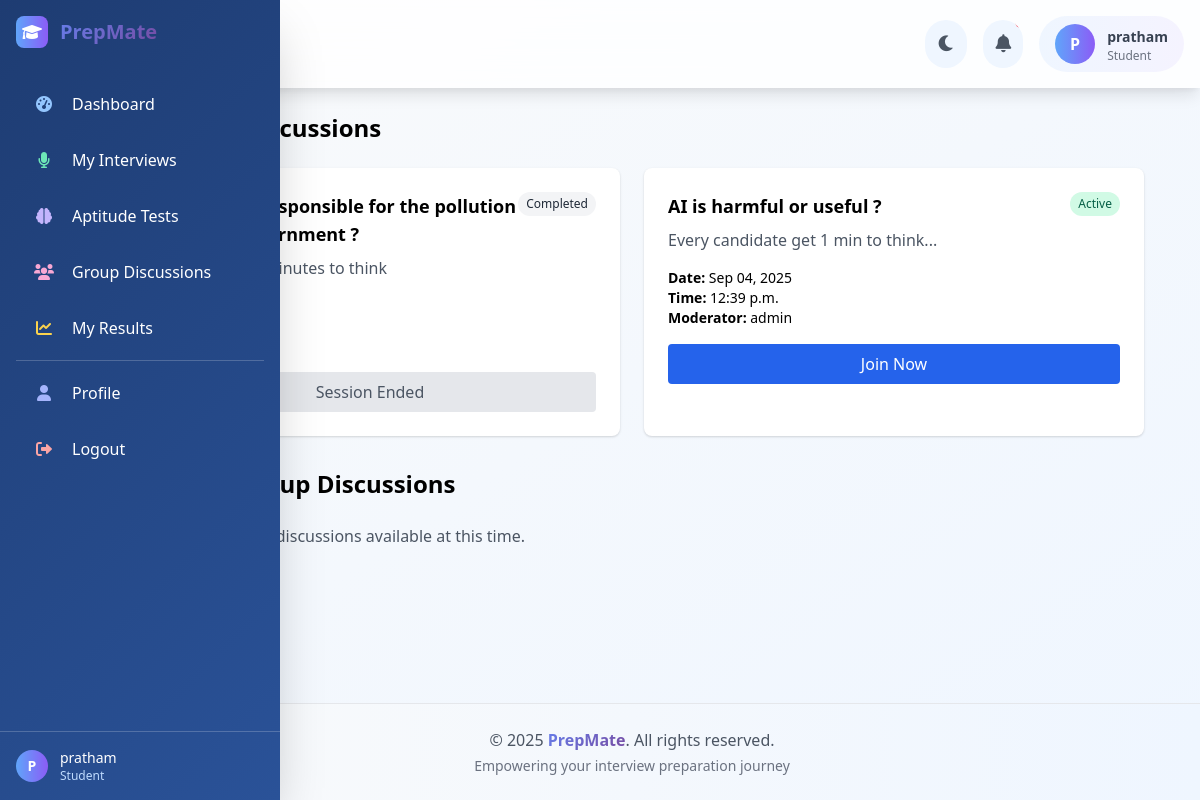
Screenshot of /gd/list/ (signed in) with the database file from the repository.
### accounts/models.py (models this page shows, shortened)
class User(AbstractUser):
    ROLE_CHOICES = (
        ('student', 'Student'),
        ('assessor', 'Assessor'),
    )
    role = models.CharField(max_length=10, choices=ROLE_CHOICES)
    bio = models.TextField(max_length=500, blank=True)
    profile_picture = models.ImageField(upload_to='profile_pics/', null=True, blank=True)
    def is_student(self):
        return self.role == 'student'

### groupdiscussion/models.py (models this page shows, shortened)
class GDSession(models.Model):
    STATUS_CHOICES = (
        ('scheduled', 'Scheduled'),
        ('active', 'Active'),
        ('completed', 'Completed'),
        ('cancelled', 'Cancelled')
    )
    topic = models.ForeignKey(GDTopic, on_delete=models.CASCADE)
    assessor = models.ForeignKey(User, on_delete=models.CASCADE, related_name='gd_sessions_created')
    date = models.DateField()
    time = models.TimeField()
    status = models.CharField(max_length=20, choices=STATUS_CHOICES, default='scheduled')
    room_id = models.CharField(max_length=50, unique=True)
    created_at = models.DateTimeField(auto_now_add=True)

class GDTopic(models.Model):
    topic_text = models.CharField(max_length=200)
    description = models.TextField(blank=True)
    created_by = models.ForeignKey(User, on_delete=models.CASCADE)
    created_at = models.DateTimeField(auto_now_add=True)

### groupdiscussion/views.py (the view)
# urls.py: path('list/', views.gd_list, name='list'),
@login_required
def gd_list(request):
    if not request.user.is_student:
        return redirect('dashboard:home')
    active_sessions = GDSession.objects.filter(
        status__in=['scheduled', 'active'],
        date__gte=timezone.now().date()
    )
    my_sessions = GDSession.objects.filter(
        participants__student=request.user
    ).distinct()
    context = {
        'active_sessions': active_sessions,
        'my_sessions': my_sessions
    }
    return render(request, 'groupdiscussion/gd_list.html', context)

### templates/groupdiscussion/gd_list.html (shortened to what this page needs)
{% extends 'base.html' %}
{% load static %}
{% block content %}
<div class="container mx-auto">
    <div class="mb-8">
        <h2 class="text-2xl font-bold mb-6">My Group Discussions</h2>
        {% if my_sessions %}
            <div class="grid grid-cols-1 md:grid-cols-2 gap-6">
                {% for session in my_sessions %}
                    <div class="bg-white p-6 rounded-lg shadow">
                        <div class="flex justify-between items-start mb-2">
                            <h3 class="font-bold text-lg">{{ session.topic.topic_text }}</h3>
                            <span class="px-2 py-1 text-xs rounded-full
                                {% if session.status == 'scheduled' %}bg-blue-100 text-blue-800
                                {% elif session.status == 'active' %}bg-green-100 text-green-800
                                {% elif session.status == 'completed' %}bg-gray-100 text-gray-800
                                {% else %}bg-red-100 text-red-800{% endif %}">
                                {{ session.get_status_display }}
                            </span>
                        </div>
                        <p class="text-gray-600 mb-4">{{ session.topic.description|truncatechars:100 }}</p>
                        <div class="mb-4">
                            <p class="text-sm"><span class="font-semibold">Date:</span> {{ session.date|date:"M d, Y" }}</p>
                            <p class="text-sm"><span class="font-semibold">Time:</span> {{ session.time }}</p>
                            <p class="text-sm"><span class="font-semibold">Moderator:</span> {{ session.assessor.username }}</p>
                        </div>
                        {% if session.status == 'scheduled' or session.status == 'active' %}
                            <a href="{% url 'groupdiscussion:join' session.id %}"
                               class="block text-center bg-blue-600 text-white px-4 py-2 rounded hover:bg-blue-700">
                                {% if session.participants.student == request.user and session.participants.left_at %}
                                    Rejoin Discussion
                                {% elif session.status == 'active' %}
                                    Join Now
                                {% else %}
                                    View Details
                                {% endif %}
                            </a>
                        {% else %}
                            <div class="text-center px-4 py-2 bg-gray-200 rounded text-gray-600">
                                Session Ended
                            </div>
                        {% endif %}
                    </div>
                {% endfor %}
            </div>
        {% else %}
            <p class="text-gray-600 mb-6">You haven't joined any group discussions yet.</p>
        {% endif %}
    </div>
    <div>
        <h2 class="text-2xl font-bold mb-6">Available Group Discussions</h2>
        {% if active_sessions %}
            <div class="grid grid-cols-1 md:grid-cols-2 gap-6">
                {% for session in active_sessions %}
                    <div class="bg-white p-6 rounded-lg shadow">
                        <div class="flex justify-between items-start mb-2">
                            <h3 class="font-bold text-lg">{{ session.topic.topic_text }}</h3>
                            <span class="px-2 py-1 text-xs rounded-full
                                {% if session.status == 'scheduled' %}bg-blue-100 text-blue-800
                                {% elif session.status == 'active' %}bg-green-100 text-green-800{% endif %}">
                                {{ session.get_status_display }}
                            </span>
                        </div>
                        <p class="text-gray-600 mb-4">{{ session.topic.description|truncatechars:100 }}</p>
                        <div class="mb-4">
                            <p class="text-sm"><span class="font-semibold">Date:</span> {{ session.date|date:"M d, Y" }}</p>
                            <p class="text-sm"><span class="font-semibold">Time:</span> {{ session.time }}</p>
                            <p class="text-sm"><span class="font-semibold">Moderator:</span> {{ session.assessor.username }}</p>
                        </div>
                        <a href="{% url 'groupdiscussion:join' session.id %}"
                           class="block text-center bg-blue-600 text-white px-4 py-2 rounded hover:bg-blue-700">
                            Join Discussion
                        </a>
                    </div>
                {% endfor %}
            </div>
        {% else %}
            <p class="text-gray-600">No upcoming group discussions available at this time.</p>
        {% endif %}
    </div>
</div>
{% endblock %}

### templates/base.html (shortened to what this page needs)
{% load static %}
<!DOCTYPE html>
<html lang="en">
<head>
    <link href="https://cdn.jsdelivr.net/npm/tailwindcss@2.2.19/dist/tailwind.min.css" rel="stylesheet">
    <link href="https://cdnjs.cloudflare.com/ajax/libs/font-awesome/6.0.0/css/all.min.css" rel="stylesheet">
</head>
<body class="bg-gradient-to-br from-gray-50 to-blue-50 min-h-screen flex transition-colors duration-300">
    <div class="sidebar fixed left-0 top-0 h-full w-16 sidebar-gradient text-white z-50 shadow-2xl overflow-hidden">
        <div class="p-4">
            <div class="flex items-center mb-8">
                <div class="w-8 h-8 bg-gradient-to-r from-blue-400 to-purple-500 rounded-lg flex items-center justify-center pulse-glow">
                    <i class="fas fa-graduation-cap text-white"></i>
                </div>
            </div>
            <nav class="space-y-2">
                {% if user.is_authenticated %}
                    {% if user.is_student %}
                        <a href="{% url 'dashboard:student' %}" class="sidebar-item flex items-center p-3 rounded-xl group">
                            <i class="fas fa-tachometer-alt w-8 text-center text-blue-300"></i>
                        </a>
                        <a href="{% url 'interviews:list' %}" class="sidebar-item flex items-center p-3 rounded-xl group">
                            <i class="fas fa-microphone w-8 text-center text-green-300"></i>
                        </a>
                        <a href="{% url 'aptitude:tests' %}" class="sidebar-item flex items-center p-3 rounded-xl group">
                            <i class="fas fa-brain w-8 text-center text-purple-300"></i>
                        </a>
                        <a href="{% url 'groupdiscussion:list' %}" class="sidebar-item flex items-center p-3 rounded-xl group">
                            <i class="fas fa-users w-8 text-center text-pink-300"></i>
                        </a>
                        <a href="{% url 'aptitude:results' %}" class="sidebar-item flex items-center p-3 rounded-xl group">
                            <i class="fas fa-chart-line w-8 text-center text-yellow-300"></i>
                        </a>
                    {% endif %}
                    <div class="border-t border-white border-opacity-20 my-4"></div>
                    <a href="{% url 'accounts:profile' %}" class="sidebar-item flex items-center p-3 rounded-xl group">
                        <i class="fas fa-user w-8 text-center text-indigo-300"></i>
                    </a>
                    <a href="{% url 'accounts:logout' %}" class="sidebar-item flex items-center p-3 rounded-xl group">
                        <i class="fas fa-sign-out-alt w-8 text-center text-red-300"></i>
                    </a>
                {% endif %}
            </nav>
        </div>
        {% if user.is_authenticated %}
        <div class="absolute bottom-0 left-0 right-0 p-4 border-t border-white border-opacity-20">
            <div class="flex items-center">
                <div class="w-8 h-8 bg-gradient-to-r from-blue-400 to-purple-500 rounded-full flex items-center justify-center pulse-glow">
                    <span class="text-white text-sm font-bold">{{ user.username|first|upper }}</span>
                </div>
            </div>
        </div>
        {% endif %}
    </div>
    <div class="flex-1 ml-16 flex flex-col min-h-screen">
        <header class="bg-white bg-opacity-80 backdrop-filter backdrop-blur-lg shadow-lg p-4 sticky top-0 z-40 header-animate transition-colors duration-300">
            <div class="flex justify-between items-center">
                <h1 class="text-3xl font-bold text-gradient">
                    {% block page_title %}PrepMate{% endblock %}
                </h1>
                {% if user.is_authenticated %}
                <div class="flex items-center space-x-4">
                    <button id="theme-toggle" class="theme-toggle relative p-3 text-gray-600 hover:text-blue-600 btn-interactive rounded-full bg-blue-50 hover:bg-blue-100 transition-colors duration-300">
                        <i id="theme-icon" class="fas fa-moon text-lg"></i>
                    </button>
                    <button class="relative p-3 text-gray-600 hover:text-blue-600 btn-interactive rounded-full bg-blue-50 hover:bg-blue-100">
                        <i class="fas fa-bell text-lg bell-animate"></i>
                        <span class="absolute -top-1 -right-1 w-3 h-3 bg-gradient-to-r from-red-400 to-pink-500 rounded-full pulse-glow"></span>
                    </button>
                    <div class="flex items-center space-x-3 bg-gradient-to-r from-blue-50 to-purple-50 rounded-full px-4 py-2 card-interactive transition-colors duration-300">
                        <div class="w-10 h-10 bg-gradient-to-r from-blue-400 to-purple-500 rounded-full flex items-center justify-center pulse-glow">
                            <span class="text-white font-bold">{{ user.username|first|upper }}</span>
                        </div>
                        <div>
                            <span class="text-sm font-semibold text-gray-700">{{ user.username }}</span>
                            <p class="text-xs text-gray-500">{{ user.get_role_display }}</p>
                        </div>
                    </div>
                </div>
                {% endif %}
            </div>
        </header>
        <main class="flex-1 p-6 transition-colors duration-300">
            {% block content %}
            {% endblock %}
        </main>
        <footer class="bg-gradient-to-r from-gray-50 to-blue-50 border-t border-gray-200 p-6 mt-auto transition-colors duration-300">
            <div class="text-center">
                <p class="text-gray-600 font-medium">&copy; 2025 <span class="text-gradient font-bold">PrepMate</span>. All rights reserved.</p>
                <p class="text-sm text-gray-500 mt-1">Empowering your interview preparation journey</p>
            </div>
        </footer>
    </div>
</body>
</html>

### templates/base.html (style rules this page uses)
.sidebar-gradient { background: linear-gradient(135deg, #1e3c72 0%, #2a5298 100%); }
.sidebar { transition: all 0.3s cubic-bezier(0.4, 0, 0.2, 1); backdrop-filter: blur(10px); }
.sidebar-item { transition: all 0.2s cubic-bezier(0.4, 0, 0.2, 1); position: relative; overflow: hidden; }
.sidebar-item::before { content: ''; position: absolute; top: 0; left: -100%; width: 100%; height: 100%; background: linear-gradient(90deg, transparent, rgba(255,255,255,0.1), transparent); transition: left 0.5s; }
.sidebar-item i { transition: all 0.3s ease; }
.header-animate { transition: all 0.3s ease; }
.btn-interactive { transition: all 0.3s ease; position: relative; overflow: hidden; }
.btn-interactive::before { content: ''; position: absolute; top: 0; left: -100%; width: 100%; height: 100%; background: linear-gradient(90deg, transparent, rgba(255,255,255,0.2), transparent); transition: left 0.5s; }
.bell-animate { animation: bellRing 2s infinite; }
.card-interactive { transition: all 0.3s cubic-bezier(0.4, 0, 0.2, 1); }
.pulse-glow { animation: pulseGlow 2s infinite; }
.text-gradient { background: linear-gradient(135deg, #667eea 0%, #764ba2 100%); -webkit-background-clip: text; -webkit-text-fill-color: transparent; background-clip: text; }
.theme-toggle { transition: all 0.3s ease; }

### rows the page displays
User: username|first "P", username "pratham", role "Student"
GDSession: topic.topic_text "Who is more responsible for the pollution People or Government ?", status "Completed", topic.description "every one get 3 minutes to think", shows "Session Ended"
GDSession: topic.topic_text "AI is harmful or useful ?", status "Active", topic.description "Every candidate get 1 min to think...", date "Sep 04, 2025", time "12:39 p.m.", assessor.username "admin", shows "Join Now"
